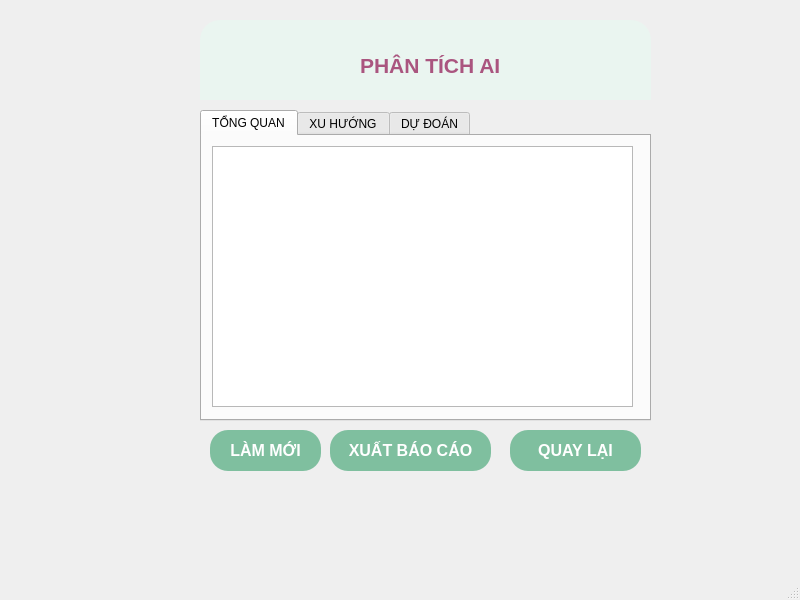
<?xml version="1.0" encoding="UTF-8"?>
<ui version="4.0">
 <class>MainWindow</class>
 <widget class="QMainWindow" name="MainWindow">
  <property name="geometry">
   <rect>
    <x>0</x>
    <y>0</y>
    <width>800</width>
    <height>600</height>
   </rect>
  </property>
  <property name="windowTitle">
   <string>MainWindow</string>
  </property>
  <widget class="QWidget" name="centralwidget">
   <widget class="QTabWidget" name="tabWidget">
    <property name="geometry">
     <rect>
      <x>200</x>
      <y>110</y>
      <width>451</width>
      <height>311</height>
     </rect>
    </property>
    <property name="currentIndex">
     <number>0</number>
    </property>
    <widget class="QWidget" name="tab">
     <attribute name="title">
      <string>TỔNG QUAN</string>
     </attribute>
     <widget class="QTextEdit" name="textEdit">
      <property name="geometry">
       <rect>
        <x>10</x>
        <y>10</y>
        <width>421</width>
        <height>261</height>
       </rect>
      </property>
     </widget>
    </widget>
    <widget class="QWidget" name="tab_2">
     <attribute name="title">
      <string>XU HƯỚNG</string>
     </attribute>
     <widget class="QTextEdit" name="textEdit_2">
      <property name="geometry">
       <rect>
        <x>10</x>
        <y>10</y>
        <width>421</width>
        <height>261</height>
       </rect>
      </property>
     </widget>
    </widget>
    <widget class="QWidget" name="tab_3">
     <attribute name="title">
      <string>DỰ ĐOÁN</string>
     </attribute>
     <widget class="QTextEdit" name="textEdit_3">
      <property name="geometry">
       <rect>
        <x>10</x>
        <y>10</y>
        <width>421</width>
        <height>261</height>
       </rect>
      </property>
     </widget>
    </widget>
   </widget>
   <widget class="QPushButton" name="pushButton">
    <property name="geometry">
     <rect>
      <x>210</x>
      <y>430</y>
      <width>111</width>
      <height>41</height>
     </rect>
    </property>
    <property name="styleSheet">
     <string notr="true">QPushButton {
    background-color: #7FBF9F;   /* xanh nhạt */
    color: white;                /* chữ trắng */
    border-radius: 18px ;         /* bo tròn */
    font-size: 16px; 
    font-weight: bold;
    padding: 10px;
    border: none;
}

QPushButton:hover {
    background-color: #5FA382;   /* xanh đậm khi rê chuột */
}

QPushButton:pressed {
    background-color: #4E8C70;   /* xanh đậm hơn khi bấm */
}</string>
    </property>
    <property name="text">
     <string>LÀM MỚI</string>
    </property>
   </widget>
   <widget class="QPushButton" name="pushButton_2">
    <property name="geometry">
     <rect>
      <x>330</x>
      <y>430</y>
      <width>161</width>
      <height>41</height>
     </rect>
    </property>
    <property name="styleSheet">
     <string notr="true">QPushButton {
    background-color: #7FBF9F;   /* xanh nhạt */
    color: white;                /* chữ trắng */
    border-radius: 18px ;         /* bo tròn */
    font-size: 16px; 
    font-weight: bold;
    padding: 10px;
    border: none;
}

QPushButton:hover {
    background-color: #5FA382;   /* xanh đậm khi rê chuột */
}

QPushButton:pressed {
    background-color: #4E8C70;   /* xanh đậm hơn khi bấm */
}</string>
    </property>
    <property name="text">
     <string>XUẤT BÁO CÁO</string>
    </property>
   </widget>
   <widget class="QPushButton" name="pushButton_3">
    <property name="geometry">
     <rect>
      <x>510</x>
      <y>430</y>
      <width>131</width>
      <height>41</height>
     </rect>
    </property>
    <property name="styleSheet">
     <string notr="true">QPushButton {
    background-color: #7FBF9F;   /* xanh nhạt */
    color: white;                /* chữ trắng */
    border-radius: 18px ;         /* bo tròn */
    font-size: 16px; 
    font-weight: bold;
    padding: 10px;
    border: none;
}

QPushButton:hover {
    background-color: #5FA382;   /* xanh đậm khi rê chuột */
}

QPushButton:pressed {
    background-color: #4E8C70;   /* xanh đậm hơn khi bấm */
}</string>
    </property>
    <property name="text">
     <string>QUAY LẠI</string>
    </property>
   </widget>
   <widget class="QFrame" name="frame">
    <property name="geometry">
     <rect>
      <x>200</x>
      <y>20</y>
      <width>451</width>
      <height>80</height>
     </rect>
    </property>
    <property name="styleSheet">
     <string notr="true">background-color:#EAF5F0;
border-top-left-radius:20px;
border-top-right-radius:20px;</string>
    </property>
    <property name="frameShape">
     <enum>QFrame::StyledPanel</enum>
    </property>
    <property name="frameShadow">
     <enum>QFrame::Raised</enum>
    </property>
    <widget class="QLabel" name="label">
     <property name="geometry">
      <rect>
       <x>160</x>
       <y>10</y>
       <width>161</width>
       <height>71</height>
      </rect>
     </property>
     <property name="text">
      <string>&lt;html&gt;&lt;head/&gt;&lt;body&gt;&lt;p&gt;&lt;span style=&quot; font-size:16pt; font-weight:600; color:#aa557f;&quot;&gt;PHÂN TÍCH AI&lt;/span&gt;&lt;/p&gt;&lt;/body&gt;&lt;/html&gt;</string>
     </property>
    </widget>
   </widget>
   <widget class="QPushButton" name="pushButton_4">
    <property name="geometry">
     <rect>
      <x>770</x>
      <y>0</y>
      <width>31</width>
      <height>23</height>
     </rect>
    </property>
    <property name="styleSheet">
     <string notr="true">QPushButton{
                   font-size:18px;
                   border:none;
                   background:transparent;
               }
               QPushButton:hover{
                   background:red;
                   color:white;
               }</string>
    </property>
    <property name="text">
     <string/>
    </property>
   </widget>
   <widget class="QPushButton" name="pushButton_5">
    <property name="geometry">
     <rect>
      <x>740</x>
      <y>0</y>
      <width>31</width>
      <height>23</height>
     </rect>
    </property>
    <property name="styleSheet">
     <string notr="true"> QPushButton{
                   font-size:18px;
                   border:none;
                   background:transparent;
               }
               QPushButton:hover{
                   background:#E0E0E0;
               }</string>
    </property>
    <property name="text">
     <string/>
    </property>
   </widget>
   <widget class="QPushButton" name="pushButton_6">
    <property name="geometry">
     <rect>
      <x>710</x>
      <y>0</y>
      <width>31</width>
      <height>23</height>
     </rect>
    </property>
    <property name="styleSheet">
     <string notr="true"> QPushButton{
                   font-size:18px;
                   border:none;
                   background:transparent;
               }
               QPushButton:hover{
                   background:#E0E0E0;
               }</string>
    </property>
    <property name="text">
     <string/>
    </property>
   </widget>
   <zorder>frame</zorder>
   <zorder>tabWidget</zorder>
   <zorder>pushButton</zorder>
   <zorder>pushButton_2</zorder>
   <zorder>pushButton_3</zorder>
   <zorder>pushButton_4</zorder>
   <zorder>pushButton_5</zorder>
   <zorder>pushButton_6</zorder>
  </widget>
  <widget class="QMenuBar" name="menubar">
   <property name="geometry">
    <rect>
     <x>0</x>
     <y>0</y>
     <width>800</width>
     <height>21</height>
    </rect>
   </property>
  </widget>
  <widget class="QStatusBar" name="statusbar"/>
 </widget>
 <resources/>
 <connections/>
</ui>
